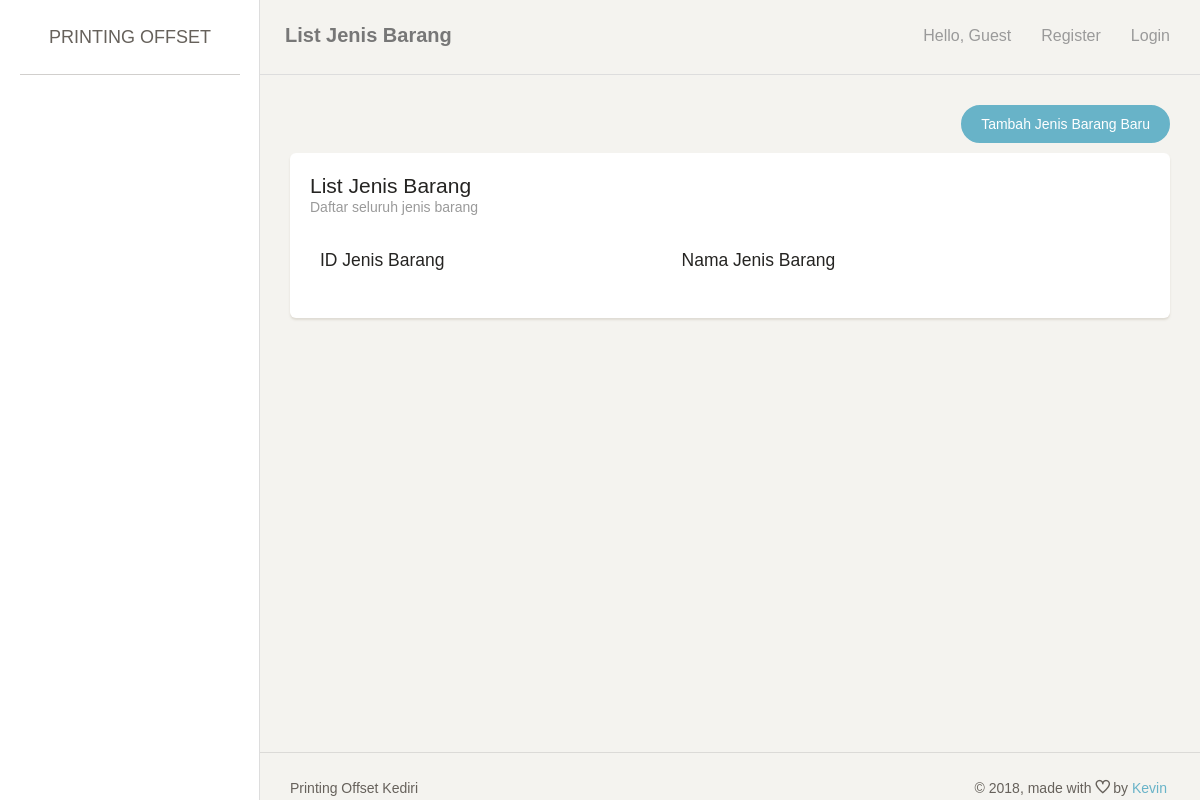
Page /index.php/jenisbarang on the earlier database version.
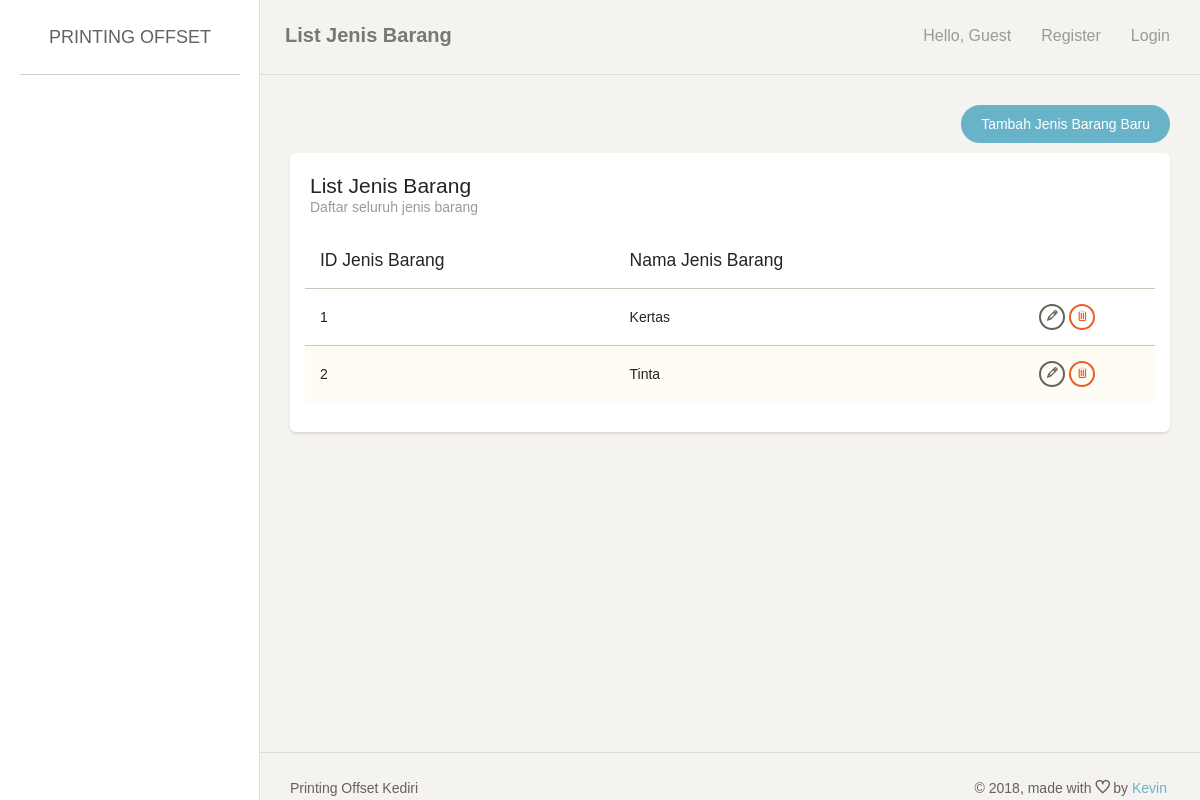
Same page on the later database version.
### tables this page shows
CREATE TABLE `jenis_barang` (
  `id_jenis_barang` int(11) NOT NULL,
  `nama_jenis_barang` varchar(255) DEFAULT NULL
);

### application/controllers/JenisBarang.php (called while the page is built, shortened)
<?php
class JenisBarang extends CI_Controller {
	public function index() {
		$this->lst();
	}
	public function lst() {
		if ($_SESSION['printer']['user']['role'] == 0){
			$data['page_title'] = 'List Jenis Barang';
			$data['page_note'] = 'Daftar seluruh jenis barang';
			$data['row'] = $this->MJenisBarang->getAll();
			$this->load->view('header', $data);
			$this->load->view('jenisbarang_list', $data);
			$this->load->view('footer', $data);
		} else {
			redirect('login');
		}
	}
}

### index.php (called while the page is built, shortened)
<?php
require_once BASEPATH.'core/CodeIgniter.php';

### application/models/JenisBarang_model.php (called while the page is built, shortened)
<?php
class JenisBarang_model extends CI_Model {
	public function getAll() {
		return $this->db->get('jenis_barang')->result_array();
	}
}

### application/views/jenisbarang_list.php (the view, shortened to what this page needs)
<div class="content">
    <div class="container-fluid">
        <div class="row">
            <div class="col-md-12">
                <div align="right" style="margin-bottom: 10px;">
                    <a href="<?= site_url('jenisbarang/add'); ?>" class="btn btn-info btn-fill btn-wd" >Tambah Jenis Barang Baru</a>
                </div>
                <div class="card">
                    <div class="header">
                        <h4 class="title"><?= $page_title; ?></h4>
                        <p class="category"><?= $page_note; ?></p>
                    </div>
                    <div class="content table-responsive">
                        <table id="myTable" class="table table-striped">
                            <thead><tr>
                                <th>ID Jenis Barang</th>
                                <th>Nama Jenis Barang</th>
                                <th></th>
                            </tr></thead>
                            <tbody>
                                <?php foreach ($row as $key => $value) { ?>
                                    <tr>
                                        <td><?= $value['id_jenis_barang']; ?></td>
                                        <td><?= $value['nama_jenis_barang']; ?></td>
                                        <td align="center">
                                            <a href="<?= site_url('jenisbarang/edit/'.$value['id_jenis_barang']); ?>" class="btn btn-waning btn-xs"><span class="ti-pencil" title="Edit"></span></a>
                                            <a href="<?= site_url('jenisbarang/delete/'.$value['id_jenis_barang']); ?>" class="btn btn-danger btn-xs"><span class="ti-trash" title="Delete"></span></a>
                                        </td>
                                    </tr>
                                    <?php
                                } ?>
                            </tbody>
                        </table>
                    </div>
                </div>
            </div>
        </div>
    </div>
</div>

Differences in the rows shown:
added jenis_barang: id_jenis_barang "1", nama_jenis_barang "Kertas"
added jenis_barang: id_jenis_barang "2", nama_jenis_barang "Tinta"
